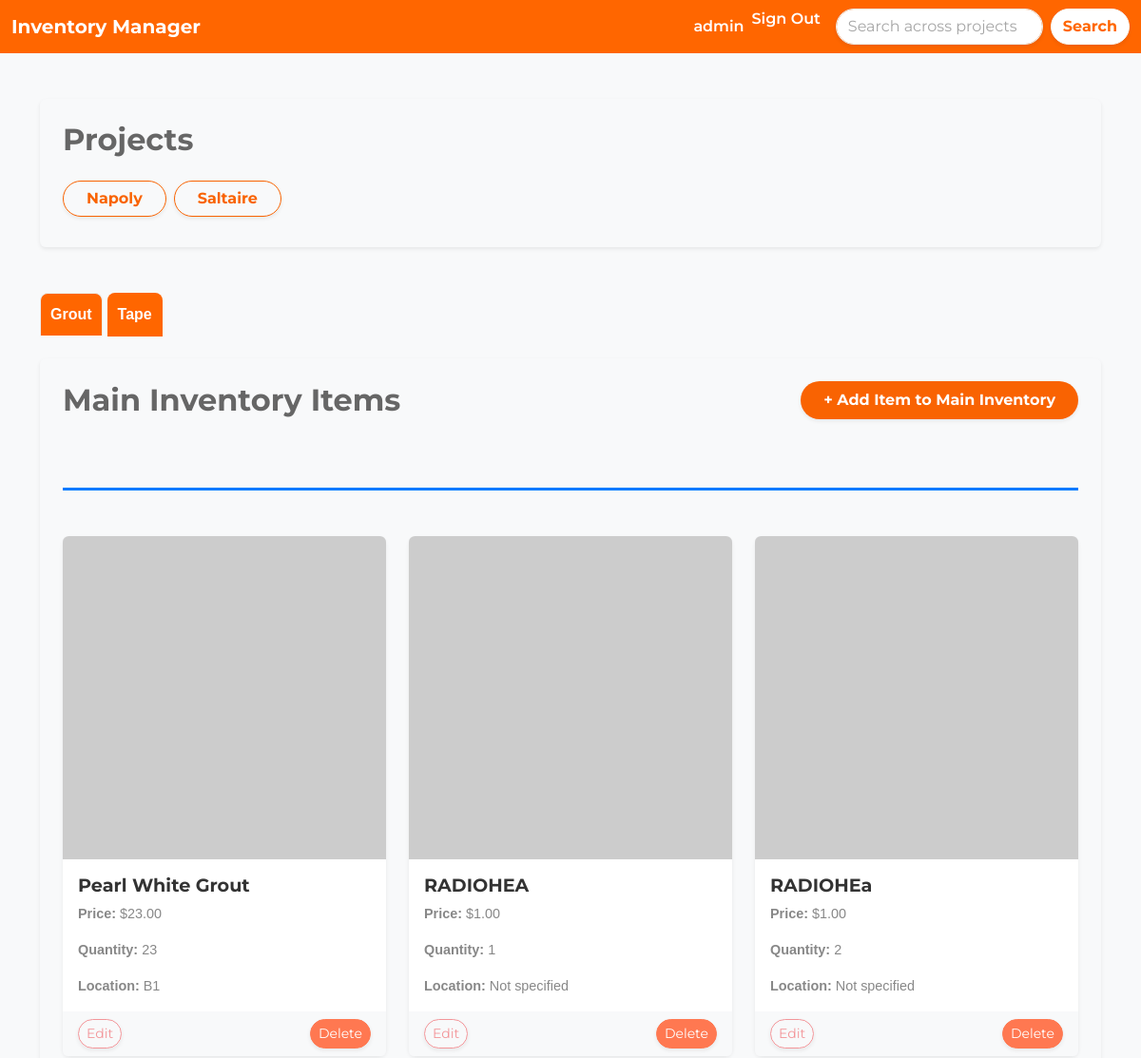
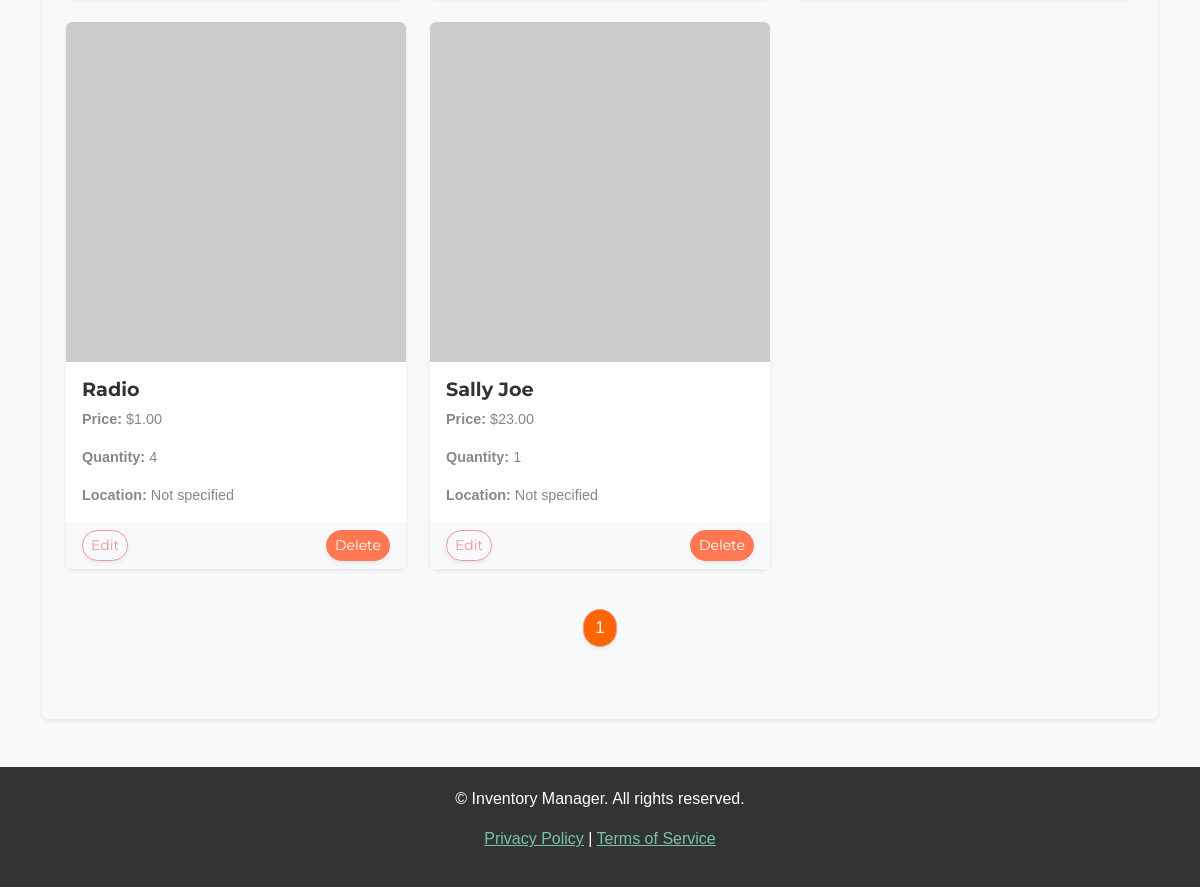
The page /dashboard/?page_Grout=1&active_category=Grout (signed in) on the database as committed earlier (2 pictures, top to bottom).
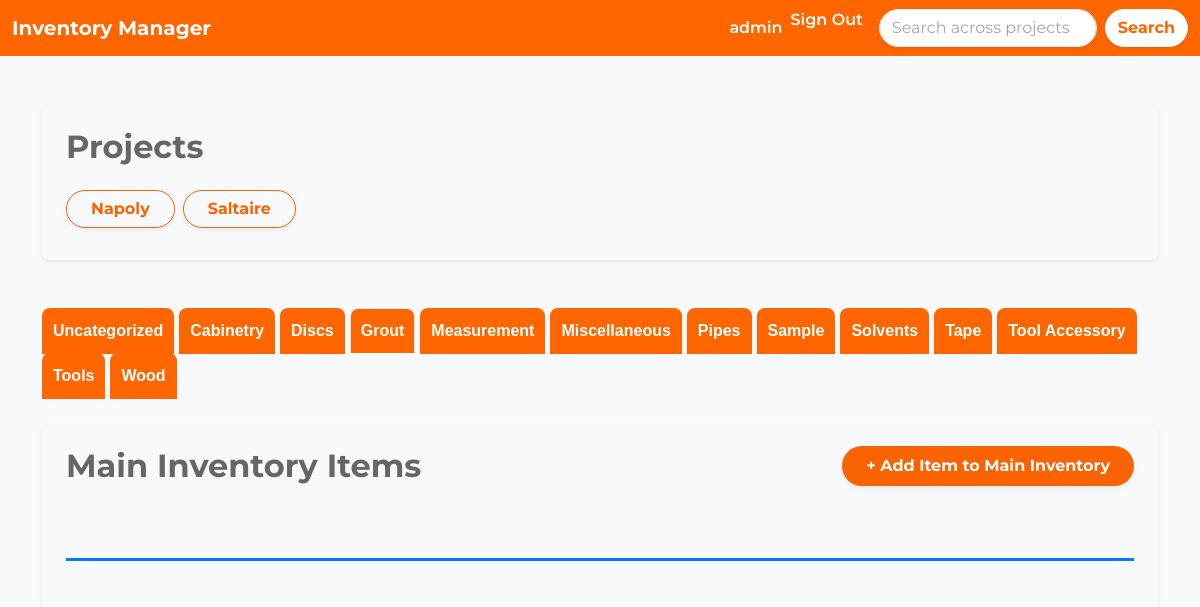
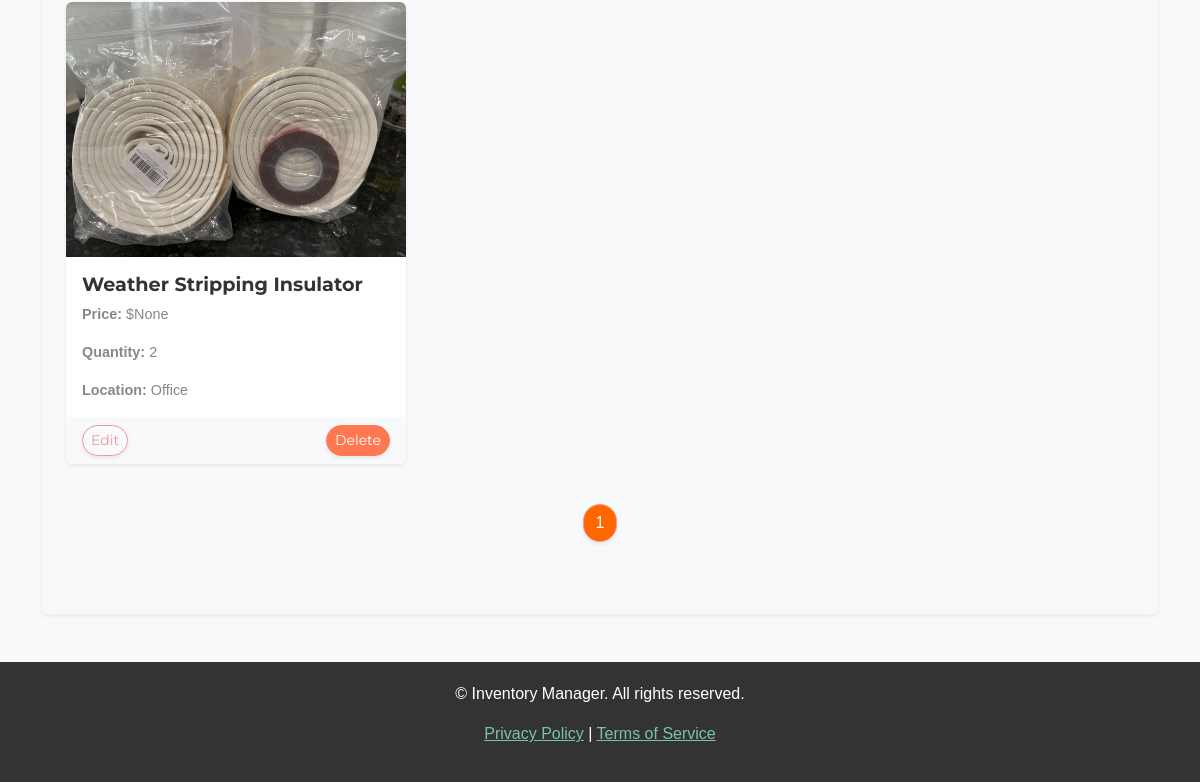
The same page on the database as committed later (2 pictures, top to bottom).
### inventory/models.py (models this page shows, shortened)
class Project(models.Model):
	name = models.CharField(max_length=200)
	description = models.TextField(blank=True, null=True)
	user = models.ForeignKey(User, on_delete=models.CASCADE)
	date_created = models.DateTimeField(auto_now_add=True)

class Category(models.Model):
    name = models.CharField(max_length=200)
    class Meta:
        verbose_name_plural = 'categories'
        ordering = ['name']  # Ensure categories are listed in alphabetical order

class InventoryItem(models.Model):
    name = models.CharField(max_length=200)
    quantity = models.IntegerField()
    category = models.ForeignKey('Category', on_delete=models.SET_NULL, blank=True, null=True)
    price = models.DecimalField(max_digits=10, decimal_places=2, blank=True, null=True)
    date_created = models.DateTimeField(auto_now_add=True)
    user = models.ForeignKey(User, on_delete=models.CASCADE)
    project = models.ForeignKey(Project, on_delete=models.CASCADE, related_name="inventory_items", blank=False, null=False)
    image = models.ImageField(upload_to='inventory_images/', null=True, blank=True)
    location = models.ForeignKey('Location', on_delete=models.SET_NULL, blank=True, null=True)

class Location(models.Model):
    name = models.CharField(max_length=100)

### inventory/views.py (the view)
# urls.py: path('dashboard/', Dashboard.as_view(), name='dashboard'),
class Dashboard(LoginRequiredMixin, View):
    def get(self, request):
        main_project = Project.objects.filter(name="Main Project").first()
        projects = Project.objects.exclude(id=main_project.id).order_by('name') if main_project else Project.objects.all().order_by('name')
        search_query = request.GET.get('search', '')
        items = InventoryItem.objects.filter(project=main_project)
        if search_query:
            items = items.filter(name__icontains=search_query)
        items = items.order_by('category__name', 'name')
        grouped_inventory = {}
        items_per_page = 9
        for item in items:
            category = item.category.name if item.category else 'Uncategorized'  # Handle missing categories
            if category not in grouped_inventory:
                grouped_inventory[category] = []
            grouped_inventory[category].append(item)
        category_pages = {}
        active_category = request.GET.get('active_category', list(grouped_inventory.keys())[0])  # Default to first category
        for category, item_list in grouped_inventory.items():
            paginator = Paginator(item_list, items_per_page)
            page_number = request.GET.get(f'page_{category}', 1)
            category_pages[category] = paginator.get_page(page_number)
        return render(request, 'inventory/dashboard.html', {
            'main_project': main_project,
            'projects': projects,
            'grouped_inventory': category_pages,
            'active_category': active_category,
        })

### inventory/templates/inventory/dashboard.html (shortened to what the changed rows need)
{% extends 'inventory/base.html' %}
{% load crispy_forms_tags %}
{% block content %}
    <div class="container mt-5">
        <div class="card shadow-sm p-4 mb-5 rounded" style="border: none; background-color: var(--light-grey);">
            <h2 class="mb-4" style="color: var(--dark-grey); font-weight: bold;">Projects</h2>
            {% if projects %}
                <div class="d-flex flex-wrap gap-2">
                    {% for project in projects %}
                        <a href="{% url 'project_inventory' project.id %}" class="btn btn-outline-primary mb-2 rounded-pill shadow-sm px-4" style="font-weight: bold; color: var(--primary-color);">
                            {{ project.name }}
                        </a>
                    {% endfor %}
                </div>
            {% else %}
                <p style="color: var(--dark-grey);">No projects available.</p>
            {% endif %}
        </div>
        <div class="category-tabs mb-4">
            <ul class="nav nav-tabs border-0" style="font-weight: bold;">
                {% for category, items in grouped_inventory.items %}
                    <li class="nav-item">
                        <a class="nav-link {% if category == active_category %}active{% endif %}"
                           data-bs-toggle="tab" href="#category_{{ forloop.counter }}"
                           onclick="setActiveCategory('{{ category }}')"
                           style="color: #FFFFFF; background-color: #FF6600; border-radius: 8px 8px 0 0; padding: 10px; margin-right: 5px; text-align: center;">
                            {{ category }}
                        </a>
                    </li>
                {% endfor %}
            </ul>
        </div>
        <div class="card shadow-sm p-4 mb-5 rounded" style="border: none; background-color: var(--light-grey);">
            <div class="d-flex justify-content-between align-items-center mb-4">
                <h2 class="mb-0" style="color: var(--dark-grey); font-weight: bold;">Main Inventory Items</h2>
            </div>
            <div class="tab-content">
                {% for category, items in grouped_inventory.items %}
                    <div class="tab-pane fade {% if category == active_category %}show active{% endif %}" id="category_{{ forloop.counter }}">
                        <div class="category-section my-5">
                            <div class="row mt-4">
                                {% for item in items %}
                                    <div class="col-md-4 col-sm-6 mb-4">
                                        <div class="card h-100 shadow-sm" style="border-radius: 8px;">
                                            {% if item.image %}
                                                <img src="{{ item.image.url }}" class="card-img-top rounded-top" alt="{{ item.name }}">
                                            {% else %}
                                                <img src="https://via.placeholder.com/150" class="card-img-top rounded-top" alt="Placeholder Image">
                                            {% endif %}
                                            <div class="card-body">
                                                <h5 class="card-title" style="color: var(--secondary-color); font-weight: bold;">{{ item.name }}</h5>
                                                <p class="card-text"><strong>Price:</strong> ${{ item.price }}</p>
                                                <p class="card-text"><strong>Quantity:</strong> {{ item.quantity }}</p>
                                                {% if item.location %}
                                                    <p class="card-text"><strong>Location:</strong> {{ item.location.name }}</p>
                                                {% else %}
                                                    <p class="card-text"><strong>Location:</strong> Not specified</p>
                                                {% endif %}
                                            </div>
                                            <div class="card-footer d-flex justify-content-between" style="background-color: var(--light-grey); border-top: none;">
                                                {% if user.is_staff %}
                                                    <a href="{% url 'edit-item' item.id %}" class="btn btn-outline-secondary btn-sm rounded-pill shadow-sm">Edit</a>
                                                    <a href="{% url 'delete-item' item.id %}" class="btn btn-danger btn-sm rounded-pill shadow-sm">Delete</a>
                                                {% endif %}
                                            </div>
                                        </div>
                                    </div>
                                {% endfor %}
                            </div>
                            <div class="pagination-controls mt-3">
                                <nav aria-label="Page navigation">
                                    <ul class="pagination justify-content-center">
                                        {% for num in items.paginator.page_range %}
                                            <li class="page-item {% if items.number == num %}active{% endif %}">
                                                <a class="page-link rounded-pill shadow-sm {% if items.number == num %}text-white{% else %}text-dark{% endif %}"
                                                   href="?page_{{ category }}={{ num }}&active_category={{ category }}"
                                                   style="{% if items.number == num %}background-color: #ff6600; color: white;{% else %}background-color: #f5f5f5; color: #444444; border: 1px solid #e0e0e0;{% endif %}">
                                                    {{ num }}
                                                </a>
                                            </li>
                                        {% endfor %}
                                    </ul>
                                </nav>
                            </div>
                        </div>
                    </div>
                {% endfor %}
            </div>
        </div>
    </div>
{% endblock %}

Rows that differ between the two databases and show on the page:
removed InventoryItem: name "Pearl White Grout", price "23.00", quantity "23", location.name "B1"
removed InventoryItem: name "RADIOHEA", price "1.00", quantity "1", shows "Location:"
removed InventoryItem: name "RADIOHEa", price "1.00", quantity "2", shows "Location:"
removed InventoryItem: name "Radio", price "1.00", quantity "4", shows "Location:"
removed InventoryItem: name "Sally Joe", price "23.00", quantity "1", shows "Location:"
added Category: grouped_inventory "Cabinetry"
added Category: grouped_inventory "Discs"
added Category: grouped_inventory "Measurement"
now on this page (row unchanged): Category: grouped_inventory "Miscellaneous"
added Category: grouped_inventory "Pipes"
added Category: grouped_inventory "Sample"
now on this page (row unchanged): Category: grouped_inventory "Solvents"
added Category: grouped_inventory "Tool Accessory"
added Category: grouped_inventory "Tools"
added Category: grouped_inventory "Wood"
added InventoryItem: image (picture), name "Weather Stripping Insulator", price "None", quantity "2", location.name "Office"
Other text that changed with them:
new list line: "Uncategorized"
